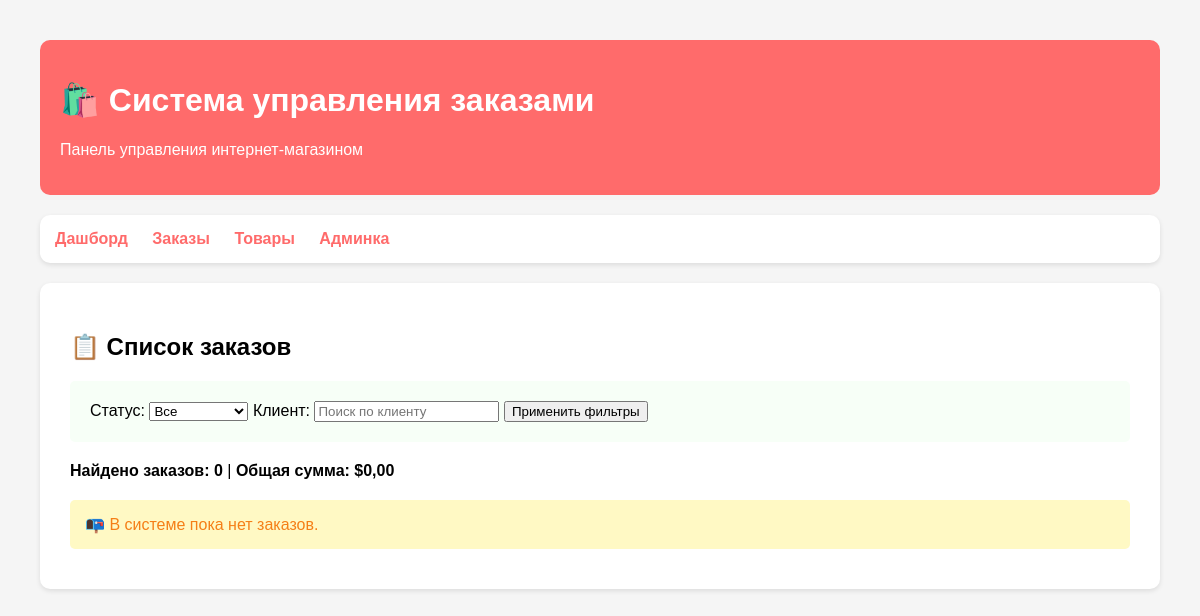
The page /lab5/orders/ on the database as committed earlier.
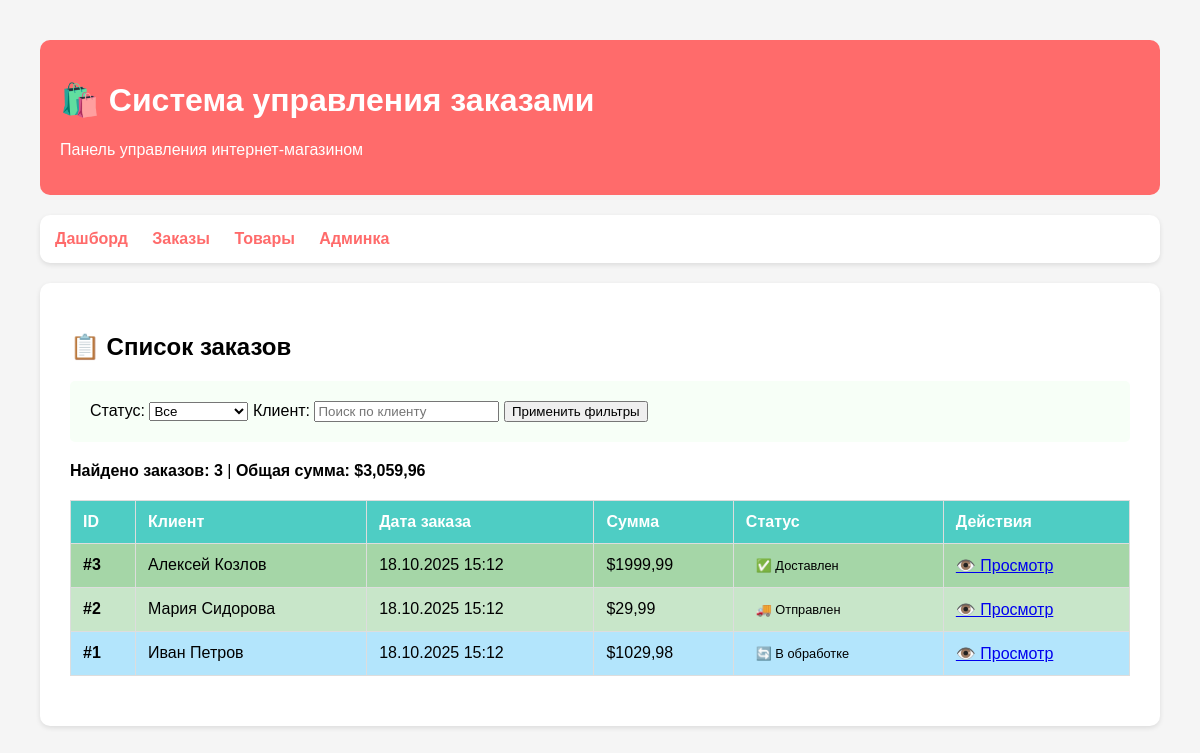
The same page on the database as committed later.
### lab5/models.py (models this page shows, shortened)
class Order(models.Model):
    STATUS_CHOICES = [
        ('pending', 'Ожидает'),
        ('processing', 'В обработке'),
        ('shipped', 'Отправлен'),
        ('delivered', 'Доставлен'),
        ('cancelled', 'Отменен'),
    ]
    customer = models.ForeignKey(Customer, on_delete=models.CASCADE, verbose_name="Клиент")
    order_date = models.DateTimeField(auto_now_add=True, verbose_name="Дата заказа")
    status = models.CharField(max_length=20, choices=STATUS_CHOICES, default='pending', verbose_name="Статус")
    total_amount = models.DecimalField(max_digits=10, decimal_places=2, default=0, verbose_name="Общая сумма")
    class Meta:
        verbose_name = "Заказ"
        verbose_name_plural = "Заказы"
        ordering = ['-order_date']

class Customer(models.Model):
    name = models.CharField(max_length=100, verbose_name="Имя клиента")
    email = models.EmailField(verbose_name="Email")
    phone = models.CharField(max_length=20, verbose_name="Телефон")
    registration_date = models.DateField(auto_now_add=True, verbose_name="Дата регистрации")
    class Meta:
        verbose_name = "Клиент"
        verbose_name_plural = "Клиенты"

### lab5/views.py (the view)
# urls.py: path('orders/', views.order_list, name='order_list'),
def order_list(request):
    status_filter = request.GET.get('status', '')
    customer_filter = request.GET.get('customer', '')
    orders = Order.objects.all()
    if status_filter:
        orders = orders.filter(status=status_filter)
    if customer_filter:
        orders = orders.filter(customer__name__icontains=customer_filter)
    customers = Customer.objects.all()
    total_orders = orders.count()
    total_revenue = orders.aggregate(Sum('total_amount'))['total_amount__sum'] or 0
    context = {
        'orders': orders,
        'customers': customers,
        'status_filter': status_filter,
        'customer_filter': customer_filter,
        'total_orders': total_orders,
        'total_revenue': total_revenue,
    }
    return render(request, 'lab5/order_list.html', context)

### templates/lab5/order_list.html (shortened to what this page needs)
{% extends "lab5/base.html" %}
{% load humanize %}
{% block content %}
<h2>📋 Список заказов</h2>
<div class="filters">
    <form method="get">
        <label>Статус:
            <select name="status">
                <option value="">Все</option>
            </select>
        </label>
        <label>Клиент:
            <input type="text" name="customer" value="{{ customer_filter }}" placeholder="Поиск по клиенту">
        </label>
        <button type="submit">Применить фильтры</button>
    </form>
</div>
<div style="margin-bottom: 20px;">
    <strong>Найдено заказов: {{ total_orders }}</strong> |
    <strong>Общая сумма: ${{ total_revenue|floatformat:2|intcomma }}</strong>
</div>
{% if orders %}
    <table>
        <thead>
            <tr>
                <th>ID</th>
                <th>Клиент</th>
                <th>Дата заказа</th>
                <th>Сумма</th>
                <th>Статус</th>
                <th>Действия</th>
            </tr>
        </thead>
        <tbody>
            {% for order in orders %}
            <tr class="status-{{ order.status }}">
                <td><strong>#{{ order.id }}</strong></td>
                <td>{{ order.customer.name }}</td>
                <td>{{ order.order_date|date:"d.m.Y H:i" }}</td>
                <td>${{ order.total_amount|floatformat:2 }}</td>
                <td>
                    <span style="padding: 5px 10px; border-radius: 15px; font-size: 0.8em;">
                        {% if order.status == 'pending' %}⏳ Ожидает
                        {% elif order.status == 'processing' %}🔄 В обработке
                        {% elif order.status == 'shipped' %}🚚 Отправлен
                        {% elif order.status == 'delivered' %}✅ Доставлен
                        {% elif order.status == 'cancelled' %}❌ Отменен
                        {% endif %}
                    </span>
                </td>
                <td>
                    <a href="/lab5/orders/{{ order.id }}/">👁️ Просмотр</a>
                </td>
            </tr>
            {% endfor %}
        </tbody>
    </table>
{% else %}
    <div class="alert alert-warning">
        {% if status_filter or customer_filter %}
            🔍 Заказы по заданным фильтрам не найдены.
        {% else %}
            📭 В системе пока нет заказов.
        {% endif %}
    </div>
{% endif %}
{% endblock %}

Rows that differ between the two databases and show on the page:
added Order: id "3", customer.name "Алексей Козлов", order_date "18.10.2025 15:12", total_amount "1999,99", status "✅ Доставлен"
added Order: id "2", customer.name "Мария Сидорова", order_date "18.10.2025 15:12", total_amount "29,99", status "🚚 Отправлен"
added Order: id "1", customer.name "Иван Петров", order_date "18.10.2025 15:12", total_amount "1029,98", status "🔄 В обработке"
Other text that changed with them:
{{ total_orders }}: "0" → "3"
{{ total_revenue|floatformat:2|intcomma }}: "0,00" → "3,059,96"
text no longer shown: "📭 В системе пока нет заказов."
text now shown: "ID Клиент Дата заказа Сумма Статус Действия"
